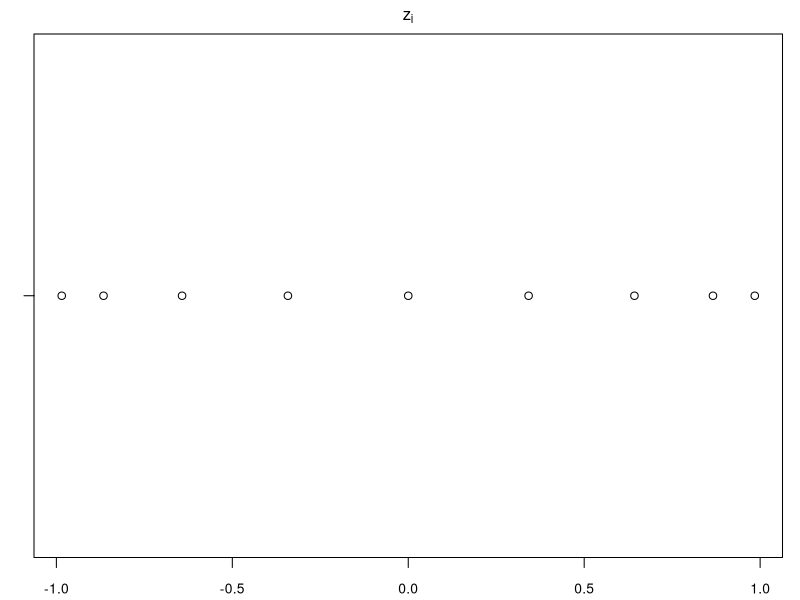
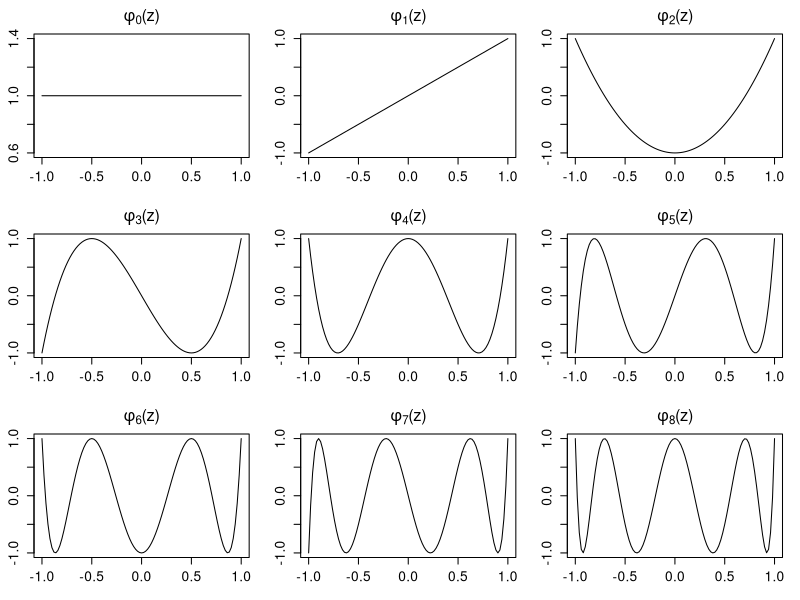

Generate these figures, in order, with R:
#=======================================
# Chapter 6, Dynamic programming
#   modified on 2019/10/19
#=======================================

"%+%" <- function(x, y) paste(x, y, sep = "")
# figpath <- "../../figs/"
figpath <- "./"

xj <- function(n = 9){
  -cos(0.5*(2*(1:n)-1)*pi/n)
}

phi <- function(x, j) {
  if (j == 0) {
    y <- rep(1, length(x))
  } else if (j == 1) {
    y <- x
  } else {
    y <- 2*x*phi(x, j-1) - phi(x, j-2)
  }
  return(y)
}
nodes <- seq(-1,1,length = 100)

if (.Platform$OS.type == "windows") windows(7,2.5)
par(ps = 10, mai = c(0.85, 0.68, 0.68, 0.35)*0.5)
plot(cbind(xj(),rep(0,9)),main = expression(z["i"]), xlab = "", ylab = "",axes = F)
axis(1)
axis(2, labels = "", at = 0)
box()
dev.copy2eps(file= figpath %+% "chebnode.eps")

if (.Platform$OS.type == "windows") windows(7,7)
par(mfrow = c(3,3), ps = 15, mai = c(0.85, 0.68, 0.68, 0.35)*0.5)

ff <- function(x) phi(x, j=0)
curve(ff, -1, 1, main = expression(paste(phi[0],"(z)")))

ff <- function(x) phi(x, j=1)
curve(ff, -1, 1, main = expression(paste(phi[1],"(z)")))

ff <- function(x) phi(x, j=2)
curve(ff, -1, 1, main = expression(paste(phi[2],"(z)")))

ff <- function(x) phi(x, j=3)
curve(ff, -1, 1, main = expression(paste(phi[3],"(z)")))

ff <- function(x) phi(x, j=4)
curve(ff, -1, 1, main = expression(paste(phi[4],"(z)")))

ff <- function(x) phi(x, j=5)
curve(ff, -1, 1, main = expression(paste(phi[5],"(z)")))

ff <- function(x) phi(x, j=6)
curve(ff, -1, 1, main = expression(paste(phi[6],"(z)")))

ff <- function(x) phi(x, j=7)
curve(ff, -1, 1, main = expression(paste(phi[7],"(z)")))

ff <- function(x) phi(x, j=8)
curve(ff, -1, 1, main = expression(paste(phi[8],"(z)")))

dev.copy2eps(file= figpath %+% "chebfun.eps")

